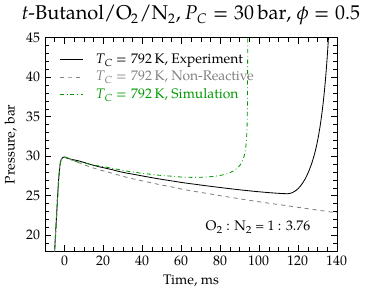

Write gnuplot code to recreate this figure.
reset
set term postscript enhanced eps font "Times,18" color size 9cm,7cm dl 2.0
set output "tbuoh-05press.eps"
set yrange[18:45]
set xrange [-10:140]
set xlabel "Time, ms"
set ylabel "Pressure, bar" offset 2
set title "{/=24 {/Times-Italic t}-Butanol/O_{2}/N_{2}, {/Times-Italic P_{/*0.75 C}}=30 bar, {/Symbol f}=0.5}"
set key at 60,40 Left reverse width -11 height 0.25 spacing 1.1 tc variable font ",14" samplen 1.0
set mxtics 4
set mytics 5
set xtics scale 1.25,0.75 
set ytics scale 1.25,0.75
set bmargin 3.5
set datafile separator ","

set label at 90,21 "{/=16 O_{2} : N_{2} = 1 : 3.76}"

plot 'tbuoh-05press.txt' u 1:2 every ::::17500 w lines lt 1 lw 1.5 lc rgb "#000000" title "T_{C} = 792 K, Experiment",\
     'tbuoh-05press.txt' u 3:4 every ::::17500 w lines lt 1 lw 1.5 lc rgb "#666699" title "T_{C} = 792 K, Non-Reactive",\
     'tbuoh-05press.txt' u 5:6 every ::::10000 w lines lt 1 lw 1.5 lc rgb "#006400" title "T_{C} = 792 K, Simulation"

set output